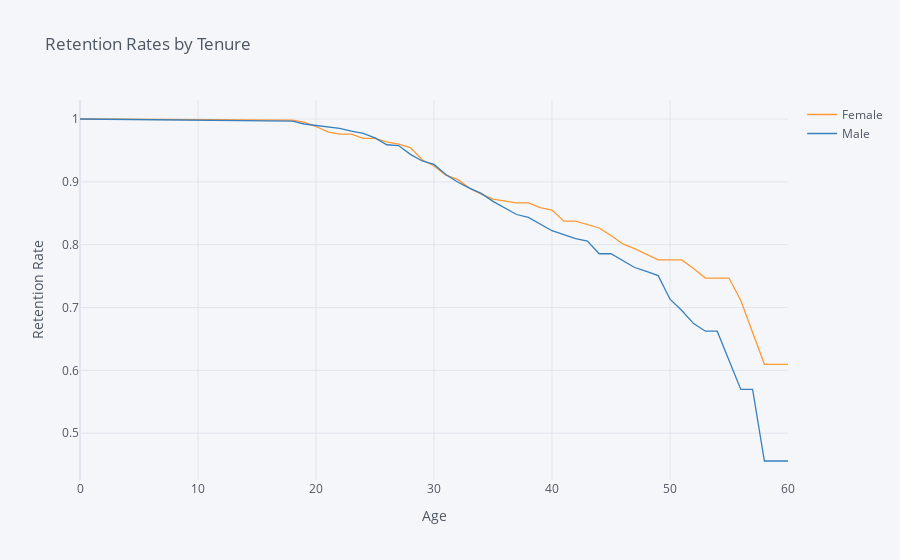

Here is the notebook cell this chart was saved with:
### Code cell
rates = survival(data, 'Gender', 'Age', 'Attrition')

rates.iplot(kind='line', yTitle='Retention Rate',xTitle='Age',
            title='Retention Rates by Tenure')

### Figure 1 — Plotly figure (JSON) as saved in the notebook; plotly's stock layout.template omitted (floating-point values rounded to 4 significant figures)
{"data": [{"line": {"color": "rgba(255, 153, 51, 1.0)", "dash": "solid", "shape": "linear", "width": 1.3}, "mode": "lines", "name": "Female", "text": "", "type": "scatter", "x": [0, 18, 19, 20, 21, 22, 23, 24, 25, 26, 27, 28, 29, 30, 31, 32, 33, 34, 35, 36, 37, 38, 39, 40, 41, 42, 43, 44, 45, 46, 47, 48, 49, 50, 51, 52, 53, 54, 55, 56, 57, 58, 59, 60], "y": [1, 0.9983, 0.9949, 0.988, 0.9794, 0.976, 0.976, 0.969, 0.969, 0.9637, 0.9601, 0.9544, 0.9352, 0.9252, 0.9105, 0.904, 0.8901, 0.8804, 0.8725, 0.8696, 0.8665, 0.8665, 0.8591, 0.8551, 0.8374, 0.8374, 0.8322, 0.8266, 0.8146, 0.8011, 0.7936, 0.785, 0.7757, 0.7757, 0.7757, 0.7621, 0.7469, 0.7469, 0.7469, 0.7113, 0.6605, 0.6097, 0.6097, 0.6097]}, {"line": {"color": "rgba(55, 128, 191, 1.0)", "dash": "solid", "shape": "linear", "width": 1.3}, "mode": "lines", "name": "Male", "text": "", "type": "scatter", "x": [0, 18, 19, 20, 21, 22, 23, 24, 25, 26, 27, 28, 29, 30, 31, 32, 33, 34, 35, 36, 37, 38, 39, 40, 41, 42, 43, 44, 45, 46, 47, 48, 49, 50, 51, 52, 53, 54, 55, 56, 57, 58, 59, 60], "y": [1, 0.9966, 0.9921, 0.9898, 0.9886, 0.9852, 0.9806, 0.977, 0.9699, 0.959, 0.9578, 0.9438, 0.9332, 0.9277, 0.9118, 0.8997, 0.8901, 0.8817, 0.8689, 0.8589, 0.848, 0.8433, 0.8331, 0.8222, 0.8162, 0.8096, 0.8058, 0.7856, 0.7856, 0.7752, 0.7637, 0.7575, 0.7508, 0.7132, 0.6952, 0.6744, 0.6624, 0.6624, 0.6172, 0.5697, 0.5697, 0.4558, 0.4558, 0.4558]}], "layout": {"legend": {"bgcolor": "#F5F6F9", "font": {"color": "#4D5663"}}, "paper_bgcolor": "#F5F6F9", "plot_bgcolor": "#F5F6F9", "title": {"font": {"color": "#4D5663"}, "text": "Retention Rates by Tenure"}, "xaxis": {"gridcolor": "#E1E5ED", "showgrid": true, "tickfont": {"color": "#4D5663"}, "title": {"font": {"color": "#4D5663"}, "text": "Age"}, "zerolinecolor": "#E1E5ED"}, "yaxis": {"gridcolor": "#E1E5ED", "showgrid": true, "tickfont": {"color": "#4D5663"}, "title": {"font": {"color": "#4D5663"}, "text": "Retention Rate"}, "zerolinecolor": "#E1E5ED"}}}
